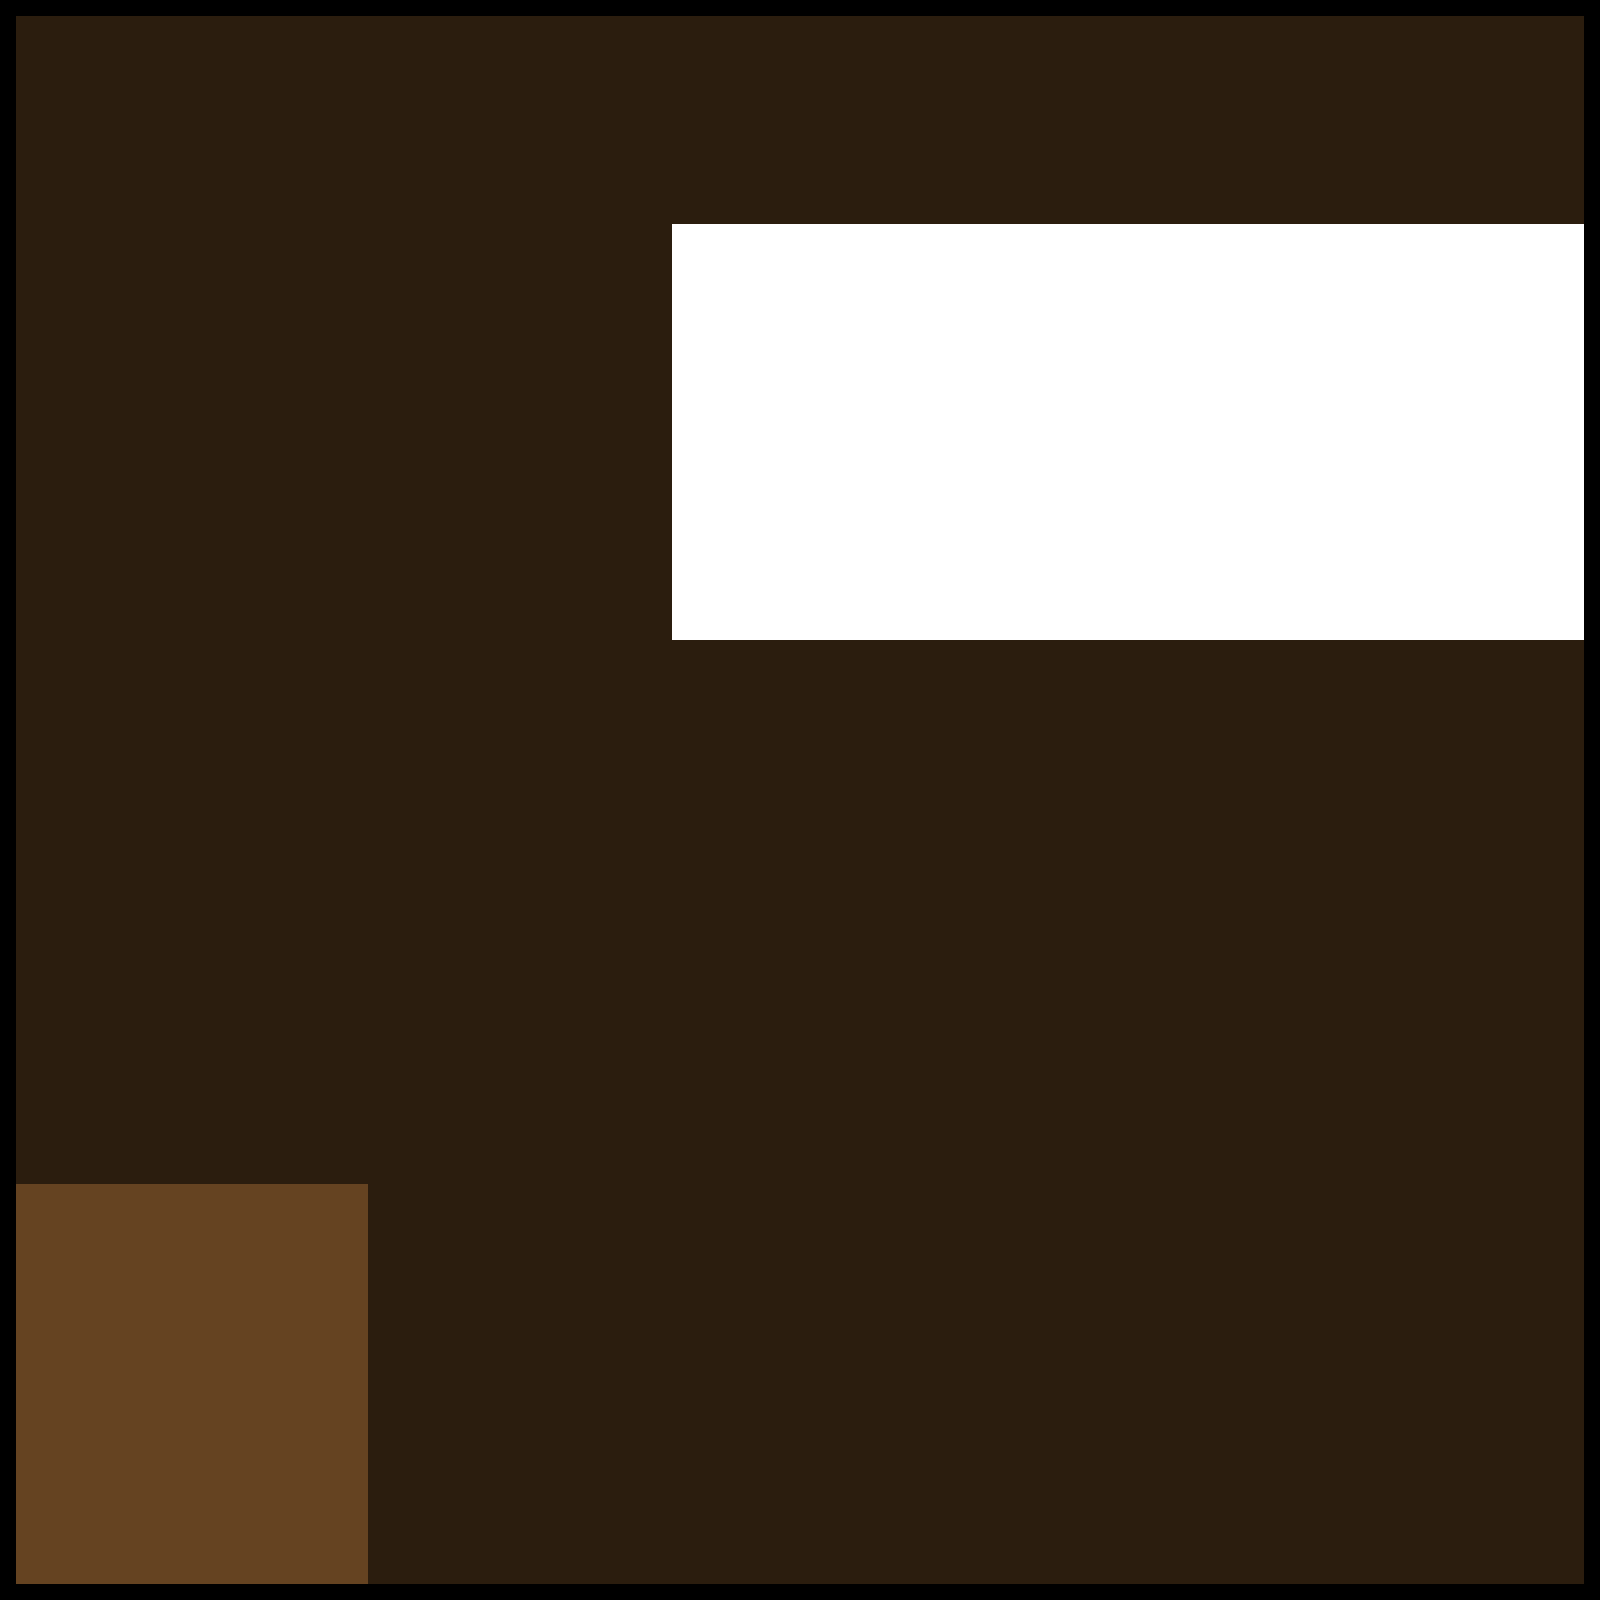

This is a level from a 2D game, rendered from its Tiled map with the project's own tilesets. A one-line summary and the map file follow, with tile-layer data summarised:
An orthogonal 100x100 tile map with 16x16 px tiles, 1 tile layer (Tile Layer 1).

<map version="1.0" tiledversion="1.1.6" orientation="orthogonal" renderorder="right-down" width="100" height="100" tilewidth="16" tileheight="16" infinite="0" nextobjectid="2">
 <tileset firstgid="1" source="test.tsx" />
 <layer name="Tile Layer 1" width="100" height="100">
  <data>[10000 cells, 10000 non-empty, 4 distinct tile ids]</data>
 </layer>
</map>
